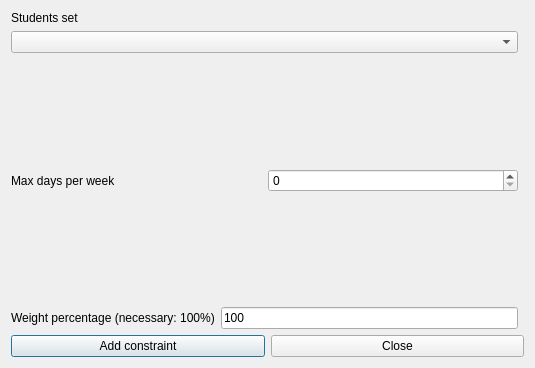
<?xml version="1.0" encoding="UTF-8"?>
<ui version="4.0">
 <class>AddConstraintStudentsSetMaxRealDaysPerWeekForm_template</class>
 <widget class="QDialog" name="AddConstraintStudentsSetMaxRealDaysPerWeekForm_template">
  <property name="geometry">
   <rect>
    <x>0</x>
    <y>0</y>
    <width>535</width>
    <height>368</height>
   </rect>
  </property>
  <property name="windowTitle">
   <string extracomment="This is the title of the dialog to add a new constraint of this type">Add students set max real days per week</string>
  </property>
  <layout class="QGridLayout">
   <item row="5" column="0" colspan="2">
    <layout class="QHBoxLayout">
     <item>
      <widget class="QPushButton" name="addConstraintPushButton">
       <property name="text">
        <string>Add constraint</string>
       </property>
      </widget>
     </item>
     <item>
      <widget class="QPushButton" name="closePushButton">
       <property name="text">
        <string>Close</string>
       </property>
      </widget>
     </item>
    </layout>
   </item>
   <item row="4" column="0">
    <layout class="QHBoxLayout">
     <item>
      <widget class="QLabel" name="weightTextLabel">
       <property name="frameShape">
        <enum>QFrame::NoFrame</enum>
       </property>
       <property name="frameShadow">
        <enum>QFrame::Plain</enum>
       </property>
       <property name="text">
        <string>Weight percentage (necessary: 100%)</string>
       </property>
       <property name="wordWrap">
        <bool>false</bool>
       </property>
      </widget>
     </item>
     <item>
      <widget class="QLineEdit" name="weightLineEdit">
       <property name="text">
        <string notr="true">100</string>
       </property>
      </widget>
     </item>
    </layout>
   </item>
   <item row="2" column="0">
    <layout class="QHBoxLayout">
     <item>
      <widget class="QLabel" name="maxDaysTextLabel">
       <property name="frameShape">
        <enum>QFrame::NoFrame</enum>
       </property>
       <property name="frameShadow">
        <enum>QFrame::Plain</enum>
       </property>
       <property name="text">
        <string>Max days per week</string>
       </property>
       <property name="wordWrap">
        <bool>false</bool>
       </property>
      </widget>
     </item>
     <item>
      <widget class="QSpinBox" name="maxDaysSpinBox"/>
     </item>
    </layout>
   </item>
   <item row="3" column="0">
    <spacer name="spacer1">
     <property name="orientation">
      <enum>Qt::Vertical</enum>
     </property>
     <property name="sizeType">
      <enum>QSizePolicy::Expanding</enum>
     </property>
     <property name="sizeHint" stdset="0">
      <size>
       <width>20</width>
       <height>31</height>
      </size>
     </property>
    </spacer>
   </item>
   <item row="1" column="0">
    <spacer name="spacer1_3">
     <property name="orientation">
      <enum>Qt::Vertical</enum>
     </property>
     <property name="sizeType">
      <enum>QSizePolicy::Expanding</enum>
     </property>
     <property name="sizeHint" stdset="0">
      <size>
       <width>20</width>
       <height>31</height>
      </size>
     </property>
    </spacer>
   </item>
   <item row="0" column="0">
    <layout class="QVBoxLayout">
     <item>
      <widget class="QLabel" name="studentsTextLabel">
       <property name="frameShape">
        <enum>QFrame::NoFrame</enum>
       </property>
       <property name="frameShadow">
        <enum>QFrame::Plain</enum>
       </property>
       <property name="text">
        <string>Students set</string>
       </property>
       <property name="wordWrap">
        <bool>false</bool>
       </property>
      </widget>
     </item>
     <item>
      <widget class="QComboBox" name="studentsComboBox">
       <property name="editable">
        <bool>false</bool>
       </property>
       <property name="insertPolicy">
        <enum>QComboBox::NoInsert</enum>
       </property>
       <property name="duplicatesEnabled">
        <bool>false</bool>
       </property>
      </widget>
     </item>
    </layout>
   </item>
  </layout>
 </widget>
 <layoutdefault spacing="6" margin="11"/>
 <resources/>
 <connections/>
</ui>
